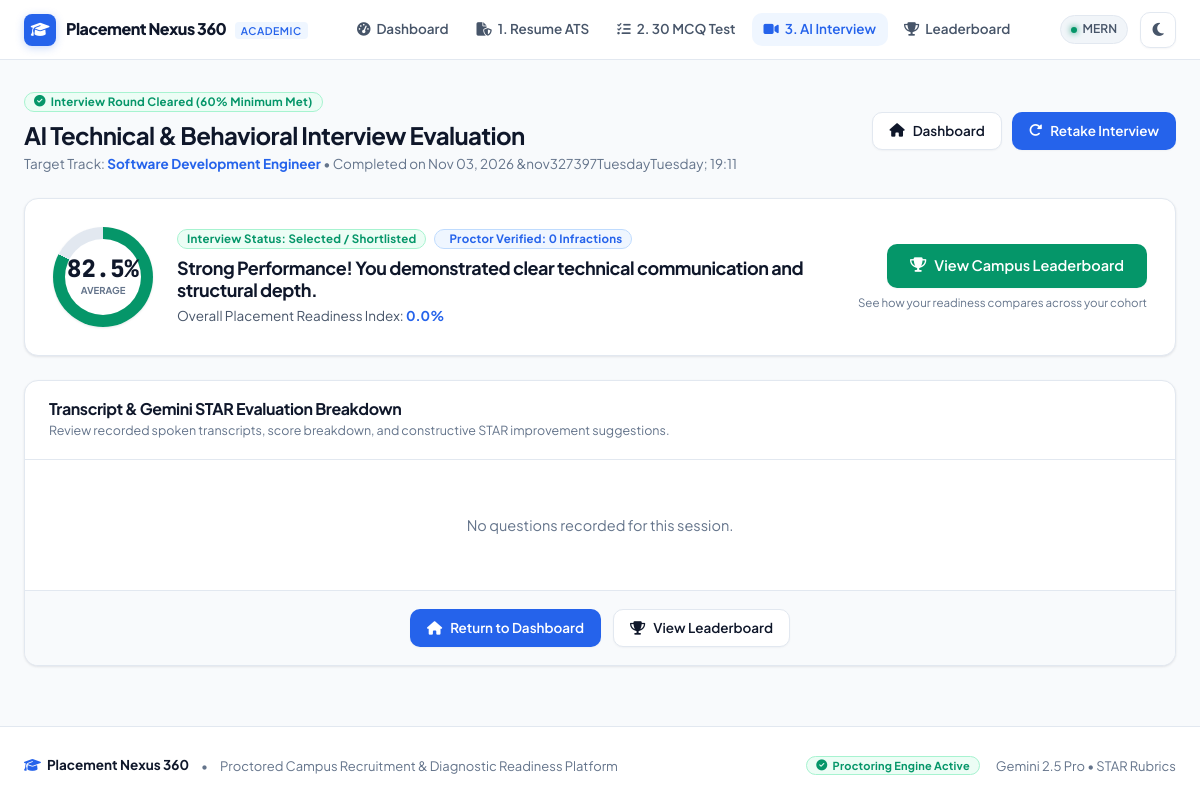
The page /interview-result/1/ (signed in) on the database its author committed.
### Placement/models.py (models this page shows, shortened)
class StudentProfile(models.Model):
    user = models.OneToOneField(User, on_delete=models.CASCADE, related_name='profile')
    phone = models.CharField(max_length=20, blank=True, default='')
    technology = models.CharField(max_length=150, blank=True, default='Full Stack Development')
    target_role = models.CharField(max_length=150, blank=True, default='Software Development Engineer')
    image = models.ImageField(upload_to="students/", null=True, blank=True)

class InterviewSession(models.Model):
    STATUS_CHOICES = [
        ('in_progress', 'In Progress'),
        ('completed', 'Completed'),
        ('discarded', 'Discarded due to Proctoring Violation'),
    ]
    user = models.ForeignKey(User, on_delete=models.CASCADE, related_name='interviews')
    technology = models.CharField(max_length=200, default='Software Development')
    score = models.FloatField(null=True, blank=True)
    status = models.CharField(max_length=50, choices=STATUS_CHOICES, default='in_progress')
    warnings_count = models.IntegerField(default=0)
    discard_reason = models.TextField(blank=True, null=True)
    created_at = models.DateTimeField(default=timezone.now)

class PlacementProgress(models.Model):
    user = models.OneToOneField(User, on_delete=models.CASCADE, related_name='placement_progress')
    resume_completed = models.BooleanField(default=False)
    resume_score = models.IntegerField(default=0)
    mock_passed = models.BooleanField(default=False)
    mock_score = models.FloatField(default=0)
    interview_passed = models.BooleanField(default=False)
    interview_score = models.FloatField(default=0)
    overall_readiness = models.FloatField(default=0)

### Placement/views.py (the view)
# urls.py: path('interview-result/<int:session_id>/', views.interview_result, name='interview_result'),
@login_required
def interview_result(request, session_id):
    session = get_object_or_404(InterviewSession, id=session_id, user=request.user)
    answers = session.answers.all().order_by("created_at")
    progress, _ = PlacementProgress.objects.get_or_create(user=request.user)
    return render(request, "interview_result.html", {
        "session": session,
        "answers": answers,
        "passed": (session.score or 0) >= 60,
        "progress": progress
    })

### Placement/templates/interview_result.html (shortened to what this page needs)
{% extends 'base.html' %}
{% load static %}
{% block content %}
<div class="topbar">
    <div class="topbar-title">
        <div class="badge {% if passed %}badge-emerald{% else %}badge-rose{% endif %}" style="margin-bottom: 8px;">
            <i class="fa-solid {% if passed %}fa-circle-check{% else %}fa-circle-exclamation{% endif %}"></i>
            {% if passed %}Interview Round Cleared (60% Minimum Met){% else %}Cutoff Not Reached (60% Required){% endif %}
        </div>
        <h1>AI Technical & Behavioral Interview Evaluation</h1>
        <p>Target Track: <strong class="text-accent">{{ session.technology }}</strong> &bull; Completed on {{ session.created_at|date:"M d, Y &bull; H:i" }}</p>
    </div>
    <div style="display: flex; gap: 10px; align-items: center; flex-wrap: wrap;">
        <a href="{% url 'dashboard' %}" class="btn btn-secondary">
            <i class="fa-solid fa-house"></i> Dashboard
        </a>
        <a href="{% url 'ai_interview' %}" class="btn btn-primary">
            <i class="fa-solid fa-rotate-right"></i> Retake Interview
        </a>
    </div>
</div>
<div class="card" style="margin-bottom: 24px;">
    <div class="card-body" style="padding: 28px; display: flex; align-items: center; justify-content: space-between; flex-wrap: wrap; gap: 24px;">
        <div style="display: flex; align-items: center; gap: 24px; flex: 1; min-width: 300px;">
            <div style="width: 100px; height: 100px; border-radius: 50%; background: conic-gradient({% if passed %}var(--accent-success){% else %}var(--accent-danger){% endif %} {{ session.score|default:0 }}%, var(--border) 0); display: flex; align-items: center; justify-content: center; box-shadow: var(--shadow-sm); flex-shrink: 0;">
                <div style="width: 76px; height: 76px; border-radius: 50%; background: var(--bg-surface); display: flex; flex-direction: column; align-items: center; justify-content: center;">
                    <div style="font-size: 24px; font-weight: 800; font-family: 'JetBrains Mono', monospace; color: var(--text-primary); line-height: 1;">{{ session.score|default:0 }}%</div>
                    <div style="font-size: 9.5px; color: var(--text-muted); text-transform: uppercase; font-weight: 700; margin-top: 2px;">Average</div>
                </div>
            </div>
            <div>
                <div style="display: flex; gap: 8px; margin-bottom: 8px; flex-wrap: wrap;">
                    <span class="badge {% if passed %}badge-emerald{% else %}badge-rose{% endif %}">
                        Interview Status: {% if passed %}Selected / Shortlisted{% else %}Requires Polishing{% endif %}
                    </span>
                    <span class="badge badge-blue">
                         Proctor Verified: {{ session.warnings_count|default:0 }} Infractions
                    </span>
                </div>
                <h3 style="font-size: 18px; color: var(--text-primary); margin-bottom: 4px;">
                    {% if passed %}
                        Strong Performance! You demonstrated clear technical communication and structural depth.
                    {% else %}
                        Fair Effort! Enhance technical depth, structure answers with STAR, and review Gemini tips below.
                    {% endif %}
                </h3>
                <p style="font-size: 13.5px; color: var(--text-secondary); line-height: 1.5; margin: 0;">
                    Overall Placement Readiness Index: <strong class="text-accent">{{ progress.overall_readiness }}%</strong>
                </p>
            </div>
        </div>
        <div style="text-align: right; flex-shrink: 0;">
            <a href="{% url 'leaderboard' %}" class="btn btn-success btn-lg">
                <i class="fa-solid fa-trophy"></i> View Campus Leaderboard
            </a>
            <div style="font-size: 11.5px; color: var(--text-muted); margin-top: 6px;">
                See how your readiness compares across your cohort
            </div>
        </div>
    </div>
</div>
<div class="card">
    <div class="card-header">
        <div>
            <h3 style="font-size: 16px; font-weight: 700; color: var(--text-primary);">
                Transcript & Gemini STAR Evaluation Breakdown
            </h3>
            <p style="color: var(--text-muted); font-size: 12.5px; margin-top: 2px;">
                Review recorded spoken transcripts, score breakdown, and constructive STAR improvement suggestions.
            </p>
        </div>
    </div>
    <div class="card-body">
        <div style="display: flex; flex-direction: column; gap: 16px;">
            {% for a in answers %}
                <div style="background: var(--bg-surface); border: 1px solid var(--border); border-radius: var(--radius-md); padding: 20px; box-shadow: var(--shadow-xs);">
                    <div style="display: flex; justify-content: space-between; align-items: center; margin-bottom: 12px; flex-wrap: wrap; gap: 8px;">
                        <span class="badge badge-blue">Question {{ forloop.counter }}</span>
                        <div style="display: flex; gap: 8px; align-items: center;">
                            <span class="badge {% if a.score >= 70 %}badge-emerald{% elif a.score >= 50 %}badge-blue{% else %}badge-rose{% endif %}" style="font-weight: 700;">
                                Score: {{ a.score }}%
                            </span>
                            <span style="font-size: 13px; font-weight: 700; color: var(--text-primary);">{{ a.verdict }}</span>
                        </div>
                    </div>
                    <h4 style="font-size: 15.5px; color: var(--text-primary); margin-bottom: 14px; font-weight: 600; line-height: 1.5;">
                        {{ a.question_text }}
                    </h4>
                    <div style="background: var(--bg-surface-elevated); border: 1px solid var(--border); border-radius: var(--radius-sm); padding: 12px 16px; margin-bottom: 14px;">
                        <div style="font-size: 11px; font-weight: 700; color: var(--text-muted); text-transform: uppercase; margin-bottom: 3px;">
                            <i class="fa-solid fa-microphone me-1 text-accent"></i> Candidate Spoken Response:
                        </div>
                        <p style="font-size: 13.5px; color: var(--text-primary); line-height: 1.5; margin: 0; font-style: italic;">
                            "{{ a.spoken_text|default:"(No audible speech recorded)" }}"
                        </p>
                    </div>
                    <div class="grid-2" style="align-items: stretch;">
                        <div style="background: var(--accent-success-subtle); border: 1px solid var(--accent-success-border); border-radius: var(--radius-sm); padding: 12px 14px; display: flex; flex-direction: column;">
                            <div style="font-size: 11px; font-weight: 700; color: var(--accent-success); margin-bottom: 4px;">
                                <i class="fa-solid fa-circle-check me-1"></i> What You Did Well:
                            </div>
                            <p style="font-size: 13px; color: var(--text-primary); line-height: 1.5; margin: 0; flex: 1;">
                                {{ a.feedback }}
                            </p>
                        </div>
                        <div style="background: var(--accent-primary-subtle); border-left: 3px solid var(--accent-primary); border-radius: 0 var(--radius-sm) var(--radius-sm) 0; padding: 12px 14px; display: flex; flex-direction: column;">
                            <div style="font-size: 11px; font-weight: 700; color: var(--accent-primary); margin-bottom: 4px;">
                                <i class="fa-solid fa-lightbulb me-1"></i> Gemini Suggestions to Improve:
                            </div>
                            <p style="font-size: 13px; color: var(--text-secondary); line-height: 1.5; margin: 0; flex: 1;">
                                {{ a.improvement_tips }}
                            </p>
                        </div>
                    </div>
                </div>
            {% empty %}
                <div style="text-align: center; color: var(--text-muted); padding: 32px;">
                    No questions recorded for this session.
                </div>
            {% endfor %}
        </div>
    </div>
    <div class="card-footer" style="justify-content: center; gap: 12px; padding: 18px;">
        <a href="{% url 'dashboard' %}" class="btn btn-primary">
            <i class="fa-solid fa-house"></i> Return to Dashboard
        </a>
        <a href="{% url 'leaderboard' %}" class="btn btn-secondary">
            <i class="fa-solid fa-trophy"></i> View Leaderboard
        </a>
    </div>
</div>
{% endblock %}

### Placement/templates/base.html (shortened to what this page needs)
{% load static %}
<!DOCTYPE html>
<html lang="en">
<head>
    <link rel="stylesheet" href="https://cdnjs.cloudflare.com/ajax/libs/font-awesome/6.5.1/css/all.min.css">
    <link rel="stylesheet" href="{% static 'css/global.css' %}">
</head>
<body>
    <header class="nexus-navbar">
        <div class="nexus-navbar-inner">
            <a href="{% url 'dashboard' %}" class="nexus-brand" aria-label="Placement Nexus 360 Dashboard">
                <div class="nexus-brand-icon">
                    <i class="fa-solid fa-graduation-cap"></i>
                </div>
                <div>
                    <span class="nexus-brand-text">Placement Nexus 360</span>
                    <span class="nexus-brand-badge">ACADEMIC</span>
                </div>
            </a>
            <nav class="nexus-nav" aria-label="Primary Navigation">
                <a href="{% url 'dashboard' %}" class="nexus-nav-link {% if request.resolver_match.url_name in 'dashboard,home' %}active{% endif %}">
                    <i class="fa-solid fa-gauge-high"></i> Dashboard
                </a>
                <a href="{% url 'dashboard' %}#resume-section" class="nexus-nav-link {% if request.resolver_match.url_name == 'resume_result' %}active{% endif %}">
                    <i class="fa-solid fa-file-shield"></i> 1. Resume ATS
                </a>
                <a href="{% url 'select_tech' %}" class="nexus-nav-link {% if request.resolver_match.url_name in 'select_tech,take_test,test_result' %}active{% endif %}">
                    <i class="fa-solid fa-list-check"></i> 2. 30 MCQ Test
                </a>
                <a href="{% url 'ai_interview' %}" class="nexus-nav-link {% if request.resolver_match.url_name in 'ai_interview,live_interview,interview_result,interview_discarded' %}active{% endif %}">
                    <i class="fa-solid fa-video"></i> 3. AI Interview
                </a>
                <a href="{% url 'leaderboard' %}" class="nexus-nav-link {% if request.resolver_match.url_name == 'leaderboard' %}active{% endif %}">
                    <i class="fa-solid fa-trophy"></i> Leaderboard
                </a>
            </nav>
            <div class="nexus-navbar-actions">
                <span class="user-status-chip" title="Target Evaluation Track">
                    <span class="user-status-dot"></span>
                    <span>{{ user.profile.technology|default:"Engineering Track" }}</span>
                </span>
                <button type="button" id="themeToggleBtn" class="theme-toggle-btn" aria-label="Switch between light and dark theme" title="Toggle Light / Dark mode">
                    <i class="fa-solid fa-moon" id="themeToggleIcon"></i>
                </button>
            </div>
        </div>
    </header>
    <main class="app-container">
        {% block content %}{% endblock %}
    </main>
    <footer class="nexus-footer">
        <div class="nexus-footer-inner">
            <div style="display: flex; align-items: center; gap: 12px;">
                <div style="font-weight: 700; color: var(--text-primary); font-size: 13.5px; display: flex; align-items: center; gap: 6px;">
                    <i class="fa-solid fa-graduation-cap" style="color: var(--accent-primary);"></i> Placement Nexus 360
                </div>
                <span>&bull;</span>
                <span>Proctored Campus Recruitment & Diagnostic Readiness Platform</span>
            </div>
            <div style="display: flex; align-items: center; gap: 16px;">
                <span class="badge badge-emerald" style="font-size: 11px;">
                    <i class="fa-solid fa-circle-check"></i> Proctoring Engine Active
                </span>
                <span>Gemini 2.5 Pro &bull; STAR Rubrics</span>
            </div>
        </div>
    </footer>
</body>
</html>

### rows shown on the page
InterviewSession: technology "Software Development Engineer", created_at "Nov 03, 2026 &nov327397TuesdayTuesday; 19:11", score "82.5", warnings_count "0"
PlacementProgress: overall_readiness "0.0"

### other values the page prints
{{ user.profile.technology|default:"Engineering Track" }} "MERN"
